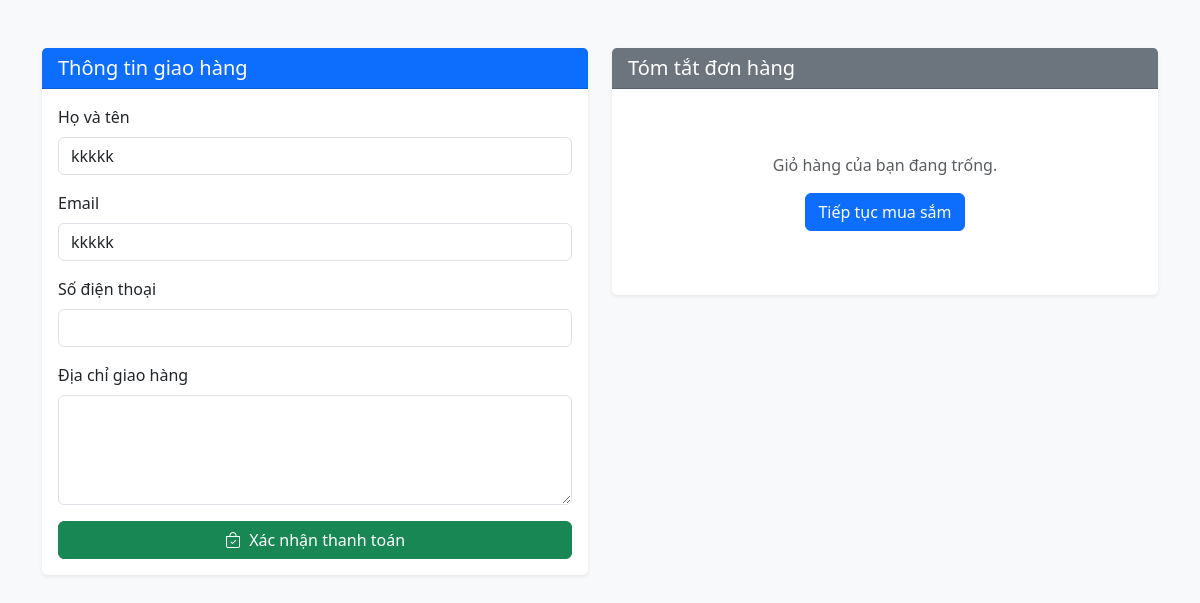
Page /pages/checkout.php (signed in) on the earlier database version.
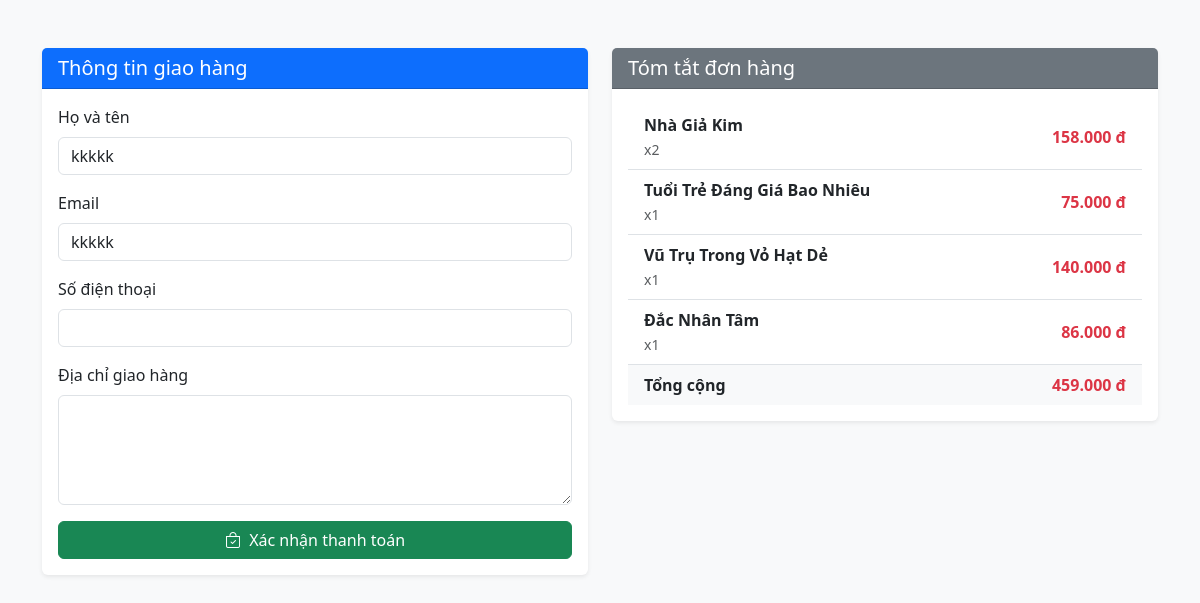
Same page on the later database version.
### tables this page shows
CREATE TABLE `carts` (
  `cart_id` int(11) NOT NULL,
  `user_id` int(11) NOT NULL,
  `book_id` int(11) NOT NULL,
  `quantity` int(11) NOT NULL DEFAULT 1,
  `added_at` timestamp NOT NULL DEFAULT current_timestamp()
);

CREATE TABLE `books` (
  `book_id` int(11) NOT NULL,
  `book_name` varchar(255) NOT NULL,
  `author` varchar(150) NOT NULL,
  `price` decimal(10,2) NOT NULL,
  `image_path` varchar(255) NOT NULL,
  `category_id` int(11) DEFAULT NULL,
  `is_best_seller` tinyint(1) DEFAULT 0,
  `created_at` timestamp NOT NULL DEFAULT current_timestamp(),
  `sales_count` int(11) DEFAULT 0,
  `discount_percent` int(11) DEFAULT 0
);

### public_html/pages/checkout.php (the view, shortened to what this page needs)
<?php
require_once 'db.php';
$user_id = $_SESSION['user_id'];
$stmt = $pdo->prepare("SELECT c.quantity, b.book_name, b.price FROM carts c JOIN books b ON c.book_id = b.book_id WHERE c.user_id = ?");
$stmt->execute([$user_id]);
$cartItems = $stmt->fetchAll();
$totalPrice = 0;
foreach ($cartItems as $item) {
    $totalPrice += $item['price'] * $item['quantity'];
}
$userInfo = [
    'full_name' => $_SESSION['full_name'] ?? '',
    'email' => $_SESSION['username'] ?? '',
    'phone' => '',
    'address' => ''
];
?>
<!DOCTYPE html>
<html lang="vi">
<head>
    <link href="https://cdn.jsdelivr.net/npm/bootstrap@5.3.0/dist/css/bootstrap.min.css" rel="stylesheet">
    <link rel="stylesheet" href="https://cdn.jsdelivr.net/npm/bootstrap-icons@1.10.5/font/bootstrap-icons.css">
</head>
<body style="background: #f8f9fa;">
    <div class="container py-5">
        <div class="row">
            <div class="col-lg-6 mb-4">
                <div class="card shadow-sm border-0">
                    <div class="card-header bg-primary text-white">
                        <h5 class="mb-0">Thông tin giao hàng</h5>
                    </div>
                    <div class="card-body">
                        <form method="POST">
                            <div class="mb-3">
                                <label class="form-label">Họ và tên</label>
                                <input type="text" name="full_name" class="form-control" value="<?= htmlspecialchars($userInfo['full_name']) ?>" required>
                            </div>
                            <div class="mb-3">
                                <label class="form-label">Email</label>
                                <input type="email" name="email" class="form-control" value="<?= htmlspecialchars($userInfo['email']) ?>" required>
                            </div>
                            <div class="mb-3">
                                <label class="form-label">Số điện thoại</label>
                                <input type="text" name="phone" class="form-control" value="<?= htmlspecialchars($userInfo['phone']) ?>" required>
                            </div>
                            <div class="mb-3">
                                <label class="form-label">Địa chỉ giao hàng</label>
                                <textarea name="address" class="form-control" rows="4" required><?= htmlspecialchars($userInfo['address']) ?></textarea>
                            </div>
                            <button type="submit" class="btn btn-success w-100"><i class="bi bi-bag-check me-1"></i> Xác nhận thanh toán</button>
                        </form>
                    </div>
                </div>
            </div>
            <div class="col-lg-6">
                <div class="card shadow-sm border-0">
                    <div class="card-header bg-secondary text-white">
                        <h5 class="mb-0">Tóm tắt đơn hàng</h5>
                    </div>
                    <div class="card-body">
                        <?php if (count($cartItems) > 0): ?>
                            <ul class="list-group list-group-flush">
                                <?php foreach ($cartItems as $item): ?>
                                    <li class="list-group-item d-flex justify-content-between align-items-center">
                                        <div>
                                            <div class="fw-bold"><?= htmlspecialchars($item['book_name']) ?></div>
                                            <small class="text-muted">x<?= $item['quantity'] ?></small>
                                        </div>
                                        <span class="text-danger fw-bold"><?= number_format($item['price'] * $item['quantity'], 0, ',', '.') ?> đ</span>
                                    </li>
                                <?php endforeach; ?>
                                <li class="list-group-item d-flex justify-content-between align-items-center bg-light">
                                    <strong>Tổng cộng</strong>
                                    <strong class="text-danger"><?= number_format($totalPrice, 0, ',', '.') ?> đ</strong>
                                </li>
                            </ul>
                        <?php else: ?>
                            <div class="text-center py-5">
                                <p class="text-muted mb-3">Giỏ hàng của bạn đang trống.</p>
                                <a href="../index.php" class="btn btn-primary">Tiếp tục mua sắm</a>
                            </div>
                        <?php endif; ?>
                    </div>
                </div>
            </div>
        </div>
    </div>
</body>
</html>

Differences in the rows shown:
added carts: book.book_name "Nhà Giả Kim", quantity "2", $item['price'] * $item['quantity'] "158.000"
added carts: book.book_name "Tuổi Trẻ Đáng Giá Bao Nhiêu", quantity "1", $item['price'] * $item['quantity'] "75.000"
added carts: book.book_name "Vũ Trụ Trong Vỏ Hạt Dẻ", quantity "1", $item['price'] * $item['quantity'] "140.000"
added carts: book.book_name "Đắc Nhân Tâm", quantity "1", $item['price'] * $item['quantity'] "86.000"
Other differences:
$totalPrice: (not shown) → "459.000"
text no longer shown: "Giỏ hàng của bạn đang trống. Tiếp tục mua sắm"
text now shown: "Tổng cộng đ"
